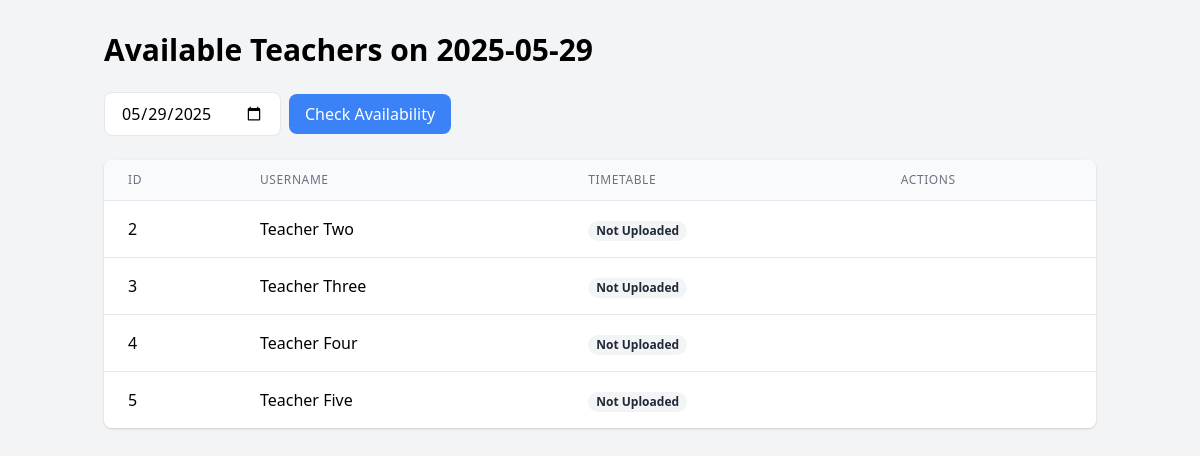
Page /available_teachers on the earlier database version.
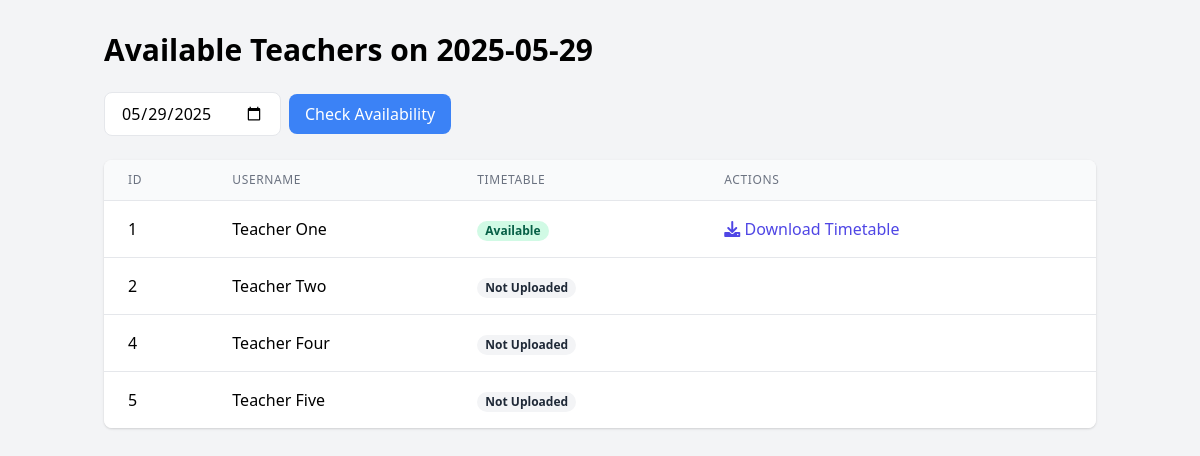
Same page on the later database version.
### models.py (models this page shows, shortened)
class Teacher(db.Model):
    user_id = db.Column(db.Integer, primary_key=True, autoincrement=True)
    username = db.Column(db.String(80), nullable=False)
    password = db.Column(db.String(80), unique=True, nullable=False)
    time_table = db.Column(db.LargeBinary)
    time_table_filename = db.Column(db.String(255))

### app.py (the view)
@app.route('/available_teachers', methods=['GET'])
def available_teachers():
    selected_date = request.args.get('date', datetime.now().strftime('%Y-%m-%d'))
    want_json = request.headers.get('Accept') == 'application/json'
    try:
        datetime.strptime(selected_date, '%Y-%m-%d')
    except ValueError:
        if want_json:
            return jsonify({'error': 'Invalid date format. Use YYYY-MM-DD'}), 400
        return "Invalid date format. Use YYYY-MM-DD", 400
    unavailable_teacher_ids = [
        t.user_id for t in TeacherUnavailability.query.filter_by(date=selected_date).all()
    ]
    available_teachers = Teacher.query.filter(
        Teacher.user_id.notin_(unavailable_teacher_ids) if unavailable_teacher_ids else True
    ).all()
    if want_json:
        teachers_data = [{
            'user_id': teacher.user_id,
            'username': teacher.username,
            'has_timetable': teacher.time_table is not None,
            'timetable_url': url_for('get_timetable', teacher_id=teacher.user_id, _external=True)
                           if teacher.time_table else None
        } for teacher in available_teachers]
        return jsonify({
            'date': selected_date,
            'available_teachers': teachers_data
        })
    else:
        return render_template('available_teachers.html',
                            teachers=available_teachers,
                            selected_date=selected_date)

### templates/available_teachers.html (shortened to what this page needs)
<!DOCTYPE html>
<html lang="en">
<head>
    <link href="https://cdn.jsdelivr.net/npm/tailwindcss@2.2.19/dist/tailwind.min.css" rel="stylesheet">
    <link rel="stylesheet" href="https://cdnjs.cloudflare.com/ajax/libs/font-awesome/6.0.0/css/all.min.css">
</head>
<body class="bg-gray-100">
    <div class="container mx-auto px-4 py-8">
        <h1 class="text-3xl font-bold mb-6">Available Teachers on {{ selected_date }}</h1>
        <div class="mb-6">
            <form method="get" class="flex items-center">
                <input type="date" name="date" value="{{ selected_date }}"
                       class="px-4 py-2 border rounded-lg mr-2">
                <button type="submit" class="px-4 py-2 bg-blue-500 text-white rounded-lg">
                    Check Availability
                </button>
            </form>
        </div>
        {% if teachers %}
        <div class="bg-white rounded-lg shadow overflow-hidden">
            <table class="min-w-full divide-y divide-gray-200">
                <thead class="bg-gray-50">
                    <tr>
                        <th class="px-6 py-3 text-left text-xs font-medium text-gray-500 uppercase tracking-wider">ID</th>
                        <th class="px-6 py-3 text-left text-xs font-medium text-gray-500 uppercase tracking-wider">Username</th>
                        <th class="px-6 py-3 text-left text-xs font-medium text-gray-500 uppercase tracking-wider">Timetable</th>
                        <th class="px-6 py-3 text-left text-xs font-medium text-gray-500 uppercase tracking-wider">Actions</th>
                    </tr>
                </thead>
                <tbody class="bg-white divide-y divide-gray-200">
                    {% for teacher in teachers %}
                    <tr>
                        <td class="px-6 py-4 whitespace-nowrap">{{ teacher.user_id }}</td>
                        <td class="px-6 py-4 whitespace-nowrap">{{ teacher.username }}</td>
                        <td class="px-6 py-4 whitespace-nowrap">
                            {% if teacher.time_table %}
                                <span class="px-2 inline-flex text-xs leading-5 font-semibold rounded-full bg-green-100 text-green-800">
                                    Available
                                </span>
                            {% else %}
                                <span class="px-2 inline-flex text-xs leading-5 font-semibold rounded-full bg-gray-100 text-gray-800">
                                    Not Uploaded
                                </span>
                            {% endif %}
                        </td>
                        <td class="px-6 py-4 whitespace-nowrap">
                            {% if teacher.time_table %}
                            <a href="{{ url_for('get_timetable', teacher_id=teacher.user_id) }}"
                               class="text-indigo-600 hover:text-indigo-900 mr-3">
                                <i class="fas fa-download"></i> Download Timetable
                            </a>
                            {% endif %}
                        </td>
                    </tr>
                    {% endfor %}
                </tbody>
            </table>
        </div>
        {% else %}
        <div class="bg-white rounded-lg shadow p-6 text-center">
            <p class="text-gray-600">No teachers available on {{ selected_date }}</p>
        </div>
        {% endif %}
    </div>
</body>
</html>

Differences in the rows shown:
no longer on this page (row unchanged): Teacher: user_id "3", username "Teacher Three", shows "Not Uploaded"
now on this page (row edited): Teacher: user_id "1", username "Teacher One", shows "Available"
